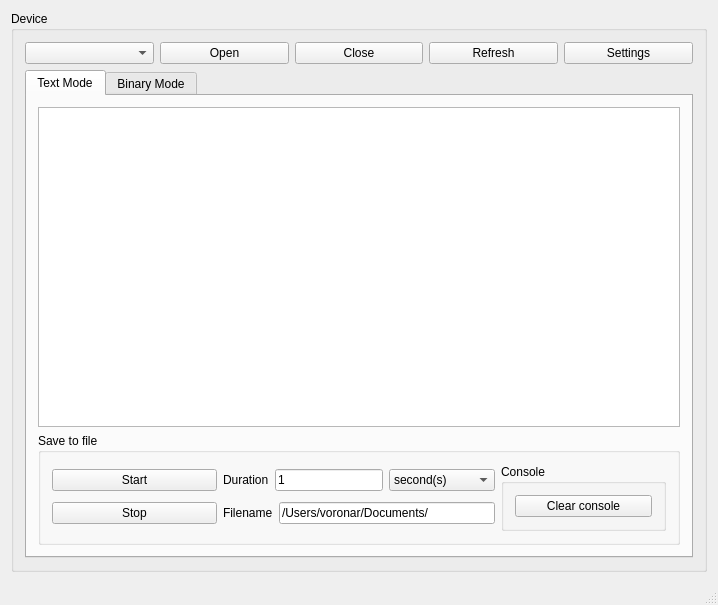
<?xml version="1.0" encoding="UTF-8"?>
<ui version="4.0">
 <class>MainWindow</class>
 <widget class="QMainWindow" name="MainWindow">
  <property name="geometry">
   <rect>
    <x>0</x>
    <y>0</y>
    <width>718</width>
    <height>605</height>
   </rect>
  </property>
  <property name="windowTitle">
   <string>Universal Serial Reader</string>
  </property>
  <property name="styleSheet">
   <string notr="true"/>
  </property>
  <widget class="QWidget" name="centralWidget">
   <property name="styleSheet">
    <string notr="true"/>
   </property>
   <layout class="QHBoxLayout" name="horizontalLayout_8">
    <item>
     <layout class="QVBoxLayout" name="verticalLayout">
      <property name="spacing">
       <number>6</number>
      </property>
      <item>
       <widget class="QGroupBox" name="groupBox_3">
        <property name="title">
         <string>Device</string>
        </property>
        <layout class="QVBoxLayout" name="verticalLayout_2">
         <item>
          <layout class="QHBoxLayout" name="horizontalLayout_3">
           <item>
            <widget class="QComboBox" name="devList">
             <property name="sizePolicy">
              <sizepolicy hsizetype="Minimum" vsizetype="Minimum">
               <horstretch>0</horstretch>
               <verstretch>0</verstretch>
              </sizepolicy>
             </property>
            </widget>
           </item>
           <item>
            <widget class="QPushButton" name="openButton">
             <property name="sizePolicy">
              <sizepolicy hsizetype="Minimum" vsizetype="Minimum">
               <horstretch>0</horstretch>
               <verstretch>0</verstretch>
              </sizepolicy>
             </property>
             <property name="text">
              <string>Open</string>
             </property>
            </widget>
           </item>
           <item>
            <widget class="QPushButton" name="closeButton">
             <property name="sizePolicy">
              <sizepolicy hsizetype="Minimum" vsizetype="Minimum">
               <horstretch>0</horstretch>
               <verstretch>0</verstretch>
              </sizepolicy>
             </property>
             <property name="text">
              <string>Close</string>
             </property>
            </widget>
           </item>
           <item>
            <widget class="QPushButton" name="refreshButton">
             <property name="sizePolicy">
              <sizepolicy hsizetype="Minimum" vsizetype="Minimum">
               <horstretch>0</horstretch>
               <verstretch>0</verstretch>
              </sizepolicy>
             </property>
             <property name="text">
              <string>Refresh</string>
             </property>
            </widget>
           </item>
           <item>
            <widget class="QPushButton" name="settings_pushButton">
             <property name="sizePolicy">
              <sizepolicy hsizetype="Minimum" vsizetype="Minimum">
               <horstretch>0</horstretch>
               <verstretch>0</verstretch>
              </sizepolicy>
             </property>
             <property name="text">
              <string>Settings</string>
             </property>
            </widget>
           </item>
          </layout>
         </item>
         <item>
          <widget class="QTabWidget" name="modeTab">
           <property name="styleSheet">
            <string notr="true"/>
           </property>
           <property name="tabPosition">
            <enum>QTabWidget::North</enum>
           </property>
           <property name="currentIndex">
            <number>0</number>
           </property>
           <widget class="QWidget" name="tab">
            <attribute name="title">
             <string>Text Mode</string>
            </attribute>
            <layout class="QGridLayout" name="gridLayout">
             <item row="0" column="0">
              <widget class="QPlainTextEdit" name="console">
               <property name="styleSheet">
                <string notr="true"/>
               </property>
               <property name="readOnly">
                <bool>true</bool>
               </property>
              </widget>
             </item>
             <item row="1" column="0">
              <widget class="QGroupBox" name="groupBox">
               <property name="title">
                <string>Save to file</string>
               </property>
               <layout class="QHBoxLayout" name="horizontalLayout_4">
                <item>
                 <layout class="QHBoxLayout" name="horizontalLayout">
                  <item>
                   <layout class="QVBoxLayout" name="verticalLayout_3">
                    <item>
                     <widget class="QPushButton" name="savingStart_Button">
                      <property name="sizePolicy">
                       <sizepolicy hsizetype="Minimum" vsizetype="Fixed">
                        <horstretch>0</horstretch>
                        <verstretch>0</verstretch>
                       </sizepolicy>
                      </property>
                      <property name="text">
                       <string>Start</string>
                      </property>
                      <property name="flat">
                       <bool>false</bool>
                      </property>
                     </widget>
                    </item>
                    <item>
                     <widget class="QPushButton" name="savingStop_Button">
                      <property name="text">
                       <string>Stop</string>
                      </property>
                     </widget>
                    </item>
                   </layout>
                  </item>
                 </layout>
                </item>
                <item>
                 <layout class="QVBoxLayout" name="verticalLayout_5">
                  <item>
                   <layout class="QHBoxLayout" name="horizontalLayout_7">
                    <item>
                     <widget class="QLabel" name="label">
                      <property name="text">
                       <string>Duration</string>
                      </property>
                     </widget>
                    </item>
                    <item>
                     <widget class="QLineEdit" name="durationEdit">
                      <property name="sizePolicy">
                       <sizepolicy hsizetype="Minimum" vsizetype="Fixed">
                        <horstretch>0</horstretch>
                        <verstretch>0</verstretch>
                       </sizepolicy>
                      </property>
                      <property name="text">
                       <string>1</string>
                      </property>
                     </widget>
                    </item>
                    <item>
                     <widget class="QComboBox" name="saveDuration_comboBox">
                      <item>
                       <property name="text">
                        <string>second(s)</string>
                       </property>
                      </item>
                      <item>
                       <property name="text">
                        <string>millisecond(s)</string>
                       </property>
                      </item>
                     </widget>
                    </item>
                   </layout>
                  </item>
                  <item>
                   <layout class="QVBoxLayout" name="verticalLayout_4">
                    <item>
                     <layout class="QHBoxLayout" name="horizontalLayout_2">
                      <item>
                       <widget class="QLabel" name="label_2">
                        <property name="sizePolicy">
                         <sizepolicy hsizetype="Fixed" vsizetype="Preferred">
                          <horstretch>0</horstretch>
                          <verstretch>0</verstretch>
                         </sizepolicy>
                        </property>
                        <property name="text">
                         <string>Filename</string>
                        </property>
                       </widget>
                      </item>
                      <item>
                       <widget class="QLineEdit" name="textFilename">
                        <property name="sizePolicy">
                         <sizepolicy hsizetype="Minimum" vsizetype="Fixed">
                          <horstretch>0</horstretch>
                          <verstretch>0</verstretch>
                         </sizepolicy>
                        </property>
                        <property name="text">
                         <string>/Users/voronar/Documents/</string>
                        </property>
                       </widget>
                      </item>
                     </layout>
                    </item>
                   </layout>
                  </item>
                 </layout>
                </item>
                <item>
                 <widget class="QGroupBox" name="groupBox_2">
                  <property name="sizePolicy">
                   <sizepolicy hsizetype="Preferred" vsizetype="Preferred">
                    <horstretch>0</horstretch>
                    <verstretch>0</verstretch>
                   </sizepolicy>
                  </property>
                  <property name="title">
                   <string>Console</string>
                  </property>
                  <layout class="QHBoxLayout" name="horizontalLayout_5">
                   <item>
                    <layout class="QHBoxLayout" name="horizontalLayout_6">
                     <item>
                      <widget class="QPushButton" name="clearConsole_Button">
                       <property name="text">
                        <string>Clear console</string>
                       </property>
                      </widget>
                     </item>
                    </layout>
                   </item>
                  </layout>
                 </widget>
                </item>
               </layout>
              </widget>
             </item>
            </layout>
           </widget>
           <widget class="QWidget" name="tab_2">
            <attribute name="title">
             <string>Binary Mode</string>
            </attribute>
           </widget>
          </widget>
         </item>
        </layout>
       </widget>
      </item>
     </layout>
    </item>
   </layout>
  </widget>
  <widget class="QStatusBar" name="statusBar"/>
 </widget>
 <layoutdefault spacing="6" margin="11"/>
 <resources/>
 <connections/>
</ui>
